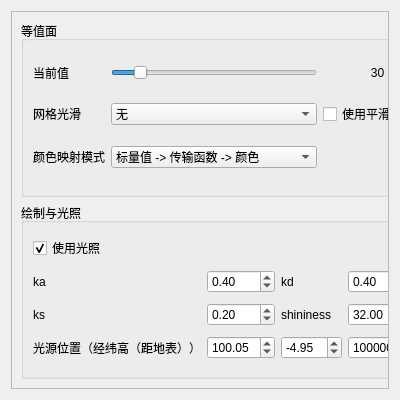
<?xml version="1.0" encoding="UTF-8"?>
<ui version="4.0">
 <class>IsosurfaceRenderer</class>
 <widget class="QWidget" name="IsosurfaceRenderer">
  <property name="geometry">
   <rect>
    <x>0</x>
    <y>0</y>
    <width>400</width>
    <height>400</height>
   </rect>
  </property>
  <property name="windowTitle">
   <string>等值面绘制</string>
  </property>
  <layout class="QVBoxLayout" name="verticalLayout">
   <item>
    <widget class="QScrollArea" name="scrollArea">
     <property name="horizontalScrollBarPolicy">
      <enum>Qt::ScrollBarAlwaysOff</enum>
     </property>
     <property name="widgetResizable">
      <bool>true</bool>
     </property>
     <widget class="QWidget" name="scrollAreaWidgetContents_main">
      <property name="geometry">
       <rect>
        <x>0</x>
        <y>0</y>
        <width>386</width>
        <height>386</height>
       </rect>
      </property>
      <layout class="QVBoxLayout" name="verticalLayout_2">
       <item>
        <widget class="QGroupBox" name="groupBox">
         <property name="title">
          <string>等值面</string>
         </property>
         <layout class="QGridLayout" name="gridLayout">
          <item row="2" column="2">
           <widget class="QLabel" name="label_isoval">
            <property name="text">
             <string>30</string>
            </property>
            <property name="alignment">
             <set>Qt::AlignCenter</set>
            </property>
           </widget>
          </item>
          <item row="2" column="0">
           <widget class="QLabel" name="label">
            <property name="text">
             <string>当前值</string>
            </property>
           </widget>
          </item>
          <item row="3" column="0">
           <widget class="QLabel" name="label_3">
            <property name="text">
             <string>网格光滑</string>
            </property>
           </widget>
          </item>
          <item row="2" column="1">
           <widget class="QSlider" name="horizontalSlider_isoval">
            <property name="maximum">
             <number>255</number>
            </property>
            <property name="value">
             <number>30</number>
            </property>
            <property name="tracking">
             <bool>false</bool>
            </property>
            <property name="orientation">
             <enum>Qt::Horizontal</enum>
            </property>
           </widget>
          </item>
          <item row="3" column="2">
           <widget class="QCheckBox" name="checkBox_useVolSmoothed">
            <property name="text">
             <string>使用平滑体数据</string>
            </property>
           </widget>
          </item>
          <item row="3" column="1">
           <widget class="QComboBox" name="comboBox_meshSmoothType">
            <item>
             <property name="text">
              <string>无</string>
             </property>
            </item>
            <item>
             <property name="text">
              <string>Laplacian</string>
             </property>
            </item>
            <item>
             <property name="text">
              <string>曲率</string>
             </property>
            </item>
           </widget>
          </item>
          <item row="4" column="0">
           <widget class="QLabel" name="label_5">
            <property name="text">
             <string>颜色映射模式</string>
            </property>
           </widget>
          </item>
          <item row="4" column="1">
           <widget class="QComboBox" name="comboBox_colorMappingMode_int_VIS4EarthReflectable">
            <item>
             <property name="text">
              <string>标量值 -&gt; 传输函数 -&gt; 颜色</string>
             </property>
            </item>
            <item>
             <property name="text">
              <string>体数据编号 -&gt; 颜色</string>
             </property>
            </item>
           </widget>
          </item>
         </layout>
        </widget>
       </item>
       <item>
        <widget class="QGroupBox" name="groupBox_2">
         <property name="title">
          <string>绘制与光照</string>
         </property>
         <layout class="QGridLayout" name="gridLayout_2">
          <item row="3" column="1">
           <widget class="QDoubleSpinBox" name="doubleSpinBox_ks_float_VIS4EarthReflectable">
            <property name="singleStep">
             <double>0.100000000000000</double>
            </property>
            <property name="value">
             <double>0.200000000000000</double>
            </property>
           </widget>
          </item>
          <item row="3" column="0">
           <widget class="QLabel" name="label_8">
            <property name="sizePolicy">
             <sizepolicy hsizetype="Preferred" vsizetype="Preferred">
              <horstretch>0</horstretch>
              <verstretch>0</verstretch>
             </sizepolicy>
            </property>
            <property name="text">
             <string>ks</string>
            </property>
           </widget>
          </item>
          <item row="3" column="4">
           <widget class="QDoubleSpinBox" name="doubleSpinBox_shininess_float_VIS4EarthReflectable">
            <property name="singleStep">
             <double>0.100000000000000</double>
            </property>
            <property name="value">
             <double>32.000000000000000</double>
            </property>
           </widget>
          </item>
          <item row="2" column="0">
           <widget class="QLabel" name="label_2">
            <property name="sizePolicy">
             <sizepolicy hsizetype="Preferred" vsizetype="Preferred">
              <horstretch>0</horstretch>
              <verstretch>0</verstretch>
             </sizepolicy>
            </property>
            <property name="text">
             <string>ka</string>
            </property>
           </widget>
          </item>
          <item row="3" column="3">
           <widget class="QLabel" name="label_7">
            <property name="sizePolicy">
             <sizepolicy hsizetype="Preferred" vsizetype="Preferred">
              <horstretch>0</horstretch>
              <verstretch>0</verstretch>
             </sizepolicy>
            </property>
            <property name="text">
             <string>shininess</string>
            </property>
           </widget>
          </item>
          <item row="2" column="3">
           <widget class="QLabel" name="label_4">
            <property name="sizePolicy">
             <sizepolicy hsizetype="Preferred" vsizetype="Preferred">
              <horstretch>0</horstretch>
              <verstretch>0</verstretch>
             </sizepolicy>
            </property>
            <property name="text">
             <string>kd</string>
            </property>
           </widget>
          </item>
          <item row="2" column="4">
           <widget class="QDoubleSpinBox" name="doubleSpinBox_kd_float_VIS4EarthReflectable">
            <property name="singleStep">
             <double>0.100000000000000</double>
            </property>
            <property name="value">
             <double>0.400000000000000</double>
            </property>
           </widget>
          </item>
          <item row="4" column="4">
           <widget class="QDoubleSpinBox" name="doubleSpinBox_lightPosZ_float_VIS4EarthReflectable">
            <property name="maximum">
             <double>10000000.000000000000000</double>
            </property>
            <property name="value">
             <double>6000000.000000000000000</double>
            </property>
           </widget>
          </item>
          <item row="4" column="0">
           <widget class="QLabel" name="label_9">
            <property name="sizePolicy">
             <sizepolicy hsizetype="Preferred" vsizetype="Preferred">
              <horstretch>0</horstretch>
              <verstretch>0</verstretch>
             </sizepolicy>
            </property>
            <property name="text">
             <string>光源位置（经纬高（距地表））</string>
            </property>
           </widget>
          </item>
          <item row="4" column="1">
           <widget class="QDoubleSpinBox" name="doubleSpinBox_lightPosX_float_VIS4EarthReflectable">
            <property name="minimum">
             <double>-180.000000000000000</double>
            </property>
            <property name="maximum">
             <double>180.000000000000000</double>
            </property>
            <property name="value">
             <double>100.049999999999997</double>
            </property>
           </widget>
          </item>
          <item row="4" column="3">
           <widget class="QDoubleSpinBox" name="doubleSpinBox_lightPosY_float_VIS4EarthReflectable">
            <property name="minimum">
             <double>-90.000000000000000</double>
            </property>
            <property name="maximum">
             <double>90.000000000000000</double>
            </property>
            <property name="value">
             <double>-4.950000000000000</double>
            </property>
           </widget>
          </item>
          <item row="2" column="1">
           <widget class="QDoubleSpinBox" name="doubleSpinBox_ka_float_VIS4EarthReflectable">
            <property name="singleStep">
             <double>0.100000000000000</double>
            </property>
            <property name="value">
             <double>0.400000000000000</double>
            </property>
           </widget>
          </item>
          <item row="0" column="0">
           <widget class="QCheckBox" name="checkBox_useShading_bool_VIS4EarthReflectable">
            <property name="text">
             <string>使用光照</string>
            </property>
            <property name="checked">
             <bool>true</bool>
            </property>
           </widget>
          </item>
         </layout>
        </widget>
       </item>
      </layout>
     </widget>
    </widget>
   </item>
  </layout>
 </widget>
 <resources/>
 <connections/>
</ui>
